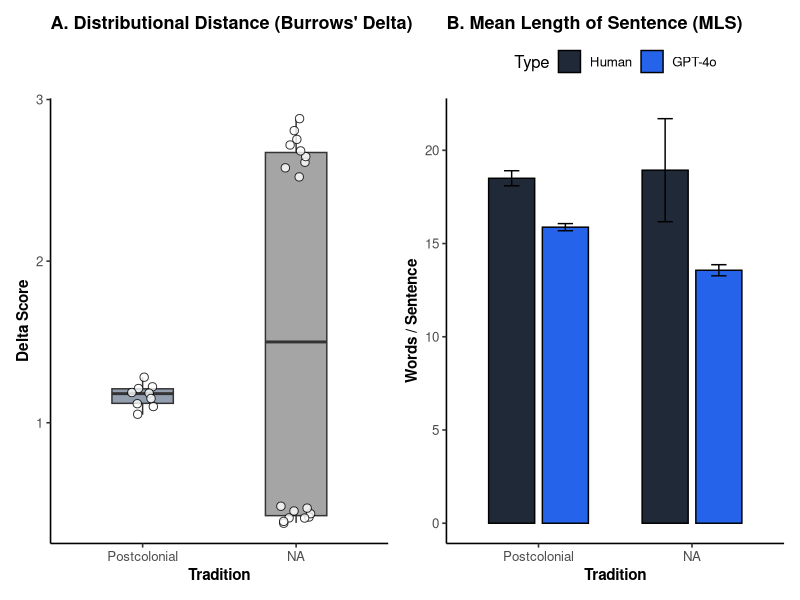

Write R code to recreate this figure.
# ==============================================================================
# Script: 02_publication_figures.R  |  ggplot2 publication figures
# ==============================================================================
suppressPackageStartupMessages({library(tidyverse); library(patchwork)})

df <- read.csv("../data/stylistic_asymmetry_complete_dataset.csv")
df$Tradition <- factor(df$Tradition, levels=c("Western","Postcolonial","Persian"))
df$Type <- factor(df$Type, levels=c("Human","GPT-4o"))

theme_pub <- function() theme_classic(base_size=12) + theme(
  plot.title=element_text(face="bold",size=13),
  axis.title=element_text(face="bold",size=11),
  legend.position="top")

p1 <- ggplot(df %>% filter(Type=="GPT-4o"), aes(x=Tradition, y=Burrows_Delta, fill=Tradition)) +
  geom_boxplot(width=0.4, alpha=0.7, outlier.shape=21, show.legend=FALSE) +
  geom_jitter(width=0.1, size=2.5, alpha=0.8, shape=21, fill="white", color="black", show.legend=FALSE) +
  scale_fill_manual(values=c("#64748B","#F59E0B","#EF4444")) +
  labs(title="A. Distributional Distance (Burrows' Delta)", y="Delta Score", x="Tradition") + theme_pub()

p2 <- ggplot(df, aes(x=Tradition, y=MLS, fill=Type)) +
  geom_bar(stat="summary", fun="mean", position=position_dodge(0.7), width=0.6, color="black") +
  geom_errorbar(stat="summary", fun.data="mean_se", position=position_dodge(0.7), width=0.2) +
  scale_fill_manual(values=c("Human"="#1F2937","GPT-4o"="#2563EB")) +
  labs(title="B. Mean Length of Sentence (MLS)", y="Words / Sentence", x="Tradition", fill="Type") + theme_pub()

ggsave("../results/figure_stylometric_asymmetry.png", p1+p2, width=11, height=5, dpi=300)
cat(">>> Figure exported to /results directory.\n")
